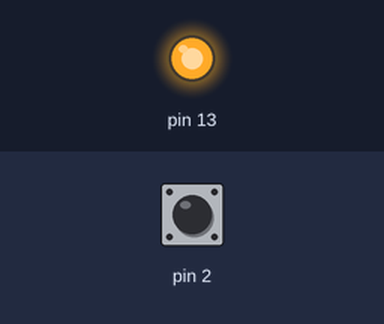
Bench run of a sketch on a simulated Arduino Uno, built with avr-gcc and run on an emulated ATmega328P. On the bench: output pins drawn as LEDs (lit = HIGH). Inputs (shaded band) come from the test bench; at power-on: pin 2 HIGH. Sleep ends after the set time or at an interrupt; what the sketch prints to the serial monitor is not drawn.

Above: at 1.4 s.
1.5 s: pin 2 pulled LOW for 0.15 s
At 2.3 s:
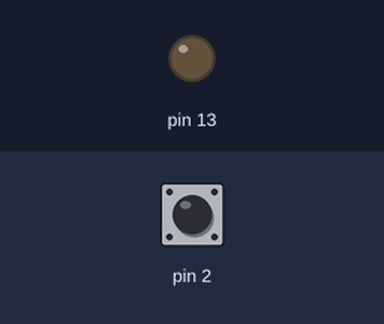
Timing chart, 0 to 9.1 s (numbered marks = the images above; inputs shaded):
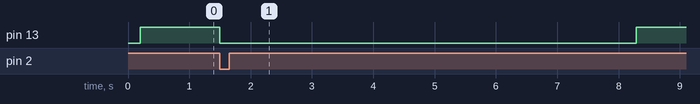

Measured:
- after the input at 1.5 s, pin 13: HIGH → LOW after 0.00 s instead of 6.8 s

The sketch:

test_WDT_INT.ino
```cpp
/*
 * Sketch for testing sleep mode with wake up on WDT.
 * http://donalmorrissey.blogspot.com/2010/04/sleeping-arduino-part-5-wake-up-via.html
 *
 * http://donalmorrissey.blogspot.com/2010/04/putting-arduino-diecimila-to-sleep.html
 *
 * Usa un led su pin 13 e pulsante con input_pullup su pin 2
 */
#include <avr/sleep.h>
#include <avr/power.h>
#include <avr/wdt.h>

volatile int f_wdt=1;

/***************************************************
 *  Name:        ISR(WDT_vect)
 *  Returns:     Nothing.
 *  Parameters:  None.
 *  Description: Watchdog Interrupt Service. This
 *               is executed when watchdog timed out.
 ***************************************************/
ISR (WDT_vect) {
  if (f_wdt == 0) {
    f_wdt=1;
  }
}

/***************************************************
 *  Name:        pin2Interrupt
 *  Returns:     Nothing.
 *  Parameters:  None.
 *  Description: Service routine for pin2 interrupt
 ***************************************************/
void pin2Interrupt() {
  /* This will bring us back from sleep. */

  /* We detach the interrupt to stop it from
   * continuously firing while the interrupt pin
   * is low.
   */
  detachInterrupt(0);

  //per il risveglio riattivo il flag wdt
  if (f_wdt == 0) {
    f_wdt=1;
  }
}

/***************************************************
 *  Name:        enterSleep
 *  Returns:     Nothing.
 *  Parameters:  None.
 *  Description: Enters the arduino into sleep mode.
 ***************************************************/
void enterSleep() {
  /* Setup pin2 as an interrupt and attach handler. */
  //https://manned.org/SLEEP_MODE_PWR_SAVE
  attachInterrupt(0, pin2Interrupt, FALLING);

  set_sleep_mode(SLEEP_MODE_PWR_SAVE);   /* EDIT: could also use SLEEP_MODE_PWR_DOWN for lowest power consumption. */
  sleep_enable();

  /* Now enter sleep mode. */
  sleep_mode();

  /* The program will continue from here after the WDT timeout*/
  sleep_disable(); /* First thing to do is disable sleep. */

  /* Re-enable the peripherals. */
  power_all_enable();
}

/***************************************************
 *  Name:        setup
 *  Returns:     Nothing.
 *  Parameters:  None.
 *  Description: Setup for the serial comms and the
 *                Watch dog timeout.
 ***************************************************/
void setup() {
  Serial.begin(9600);
  Serial.println("WDT & INT");

  delay(100); //Allow for serial print to complete.

  pinMode(13,OUTPUT);
  pinMode(2, INPUT_PULLUP);

  /*** Setup the WDT ***/
  //WDP3 - WDP2 - WPD1 - WDP0 - time
  // 0      0      0      0      16 ms
  // 0      0      0      1      32 ms
  // 0      0      1      0      64 ms
  // 0      0      1      1      0.125 s
  // 0      1      0      0      0.25 s
  // 0      1      0      1      0.5 s
  // 0      1      1      0      1.0 s
  // 0      1      1      1      2.0 s
  // 1      0      0      0      4.0 s
  // 1      0      0      1      8.0 s

  /* Clear the reset flag. */
  //MCUSR &= ~(1<<WDRF);
  wdt_reset();

  /* In order to change WDE or the prescaler, we need to
   * set WDCE (This will allow updates for 4 clock cycles).
   */
  WDTCSR |= (1<<WDCE) | (1<<WDE);

/* set new watchdog timeout prescaler value */
  WDTCSR = 1<<WDP0 | 1<<WDP3; // 8.0 seconds
  //WDTCSR = 1<<WDP2 | 1<<WDP1; // 1.0 seconds
  //WDTCSR = 1<<WDP3; // 4.0 seconds

  /* Enable the WD interrupt (note no reset). */
  WDTCSR |= _BV(WDIE);

  Serial.println("Initialisation complete.");
  delay(100); //Allow for serial print to complete.
  //attachInterrupt(0, pin2Interrupt, FALLING);
}


/***************************************************
 *  Name:        enterSleep
 *
 *  Returns:     Nothing.
 *
 *  Parameters:  None.
 *
 *  Description: Main application loop.
 *
 ***************************************************/
void loop() {
  if(f_wdt == 1) {
    /* Toggle the LED */
    digitalWrite(13, !digitalRead(13));

    /* Don't forget to clear the flag. */
    f_wdt = 0;

    /* Re-enter sleep mode. */
    enterSleep();
  } else {
    /* Do nothing. */
  }
}
```
